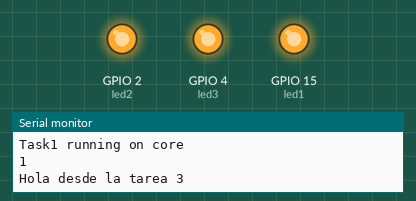
Simulated run of this program. Board: ESP32. On the bench: output pins drawn as LEDs (lit = HIGH), the last lines printed to the serial monitor.

Above: at 0.1 s.
At 3.05 s:
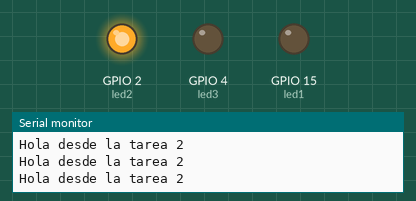
At 5.15 s:
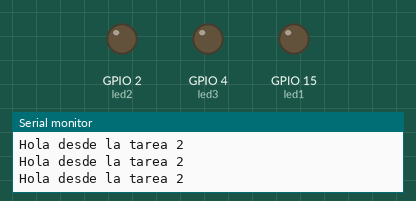
At 10.16 s:
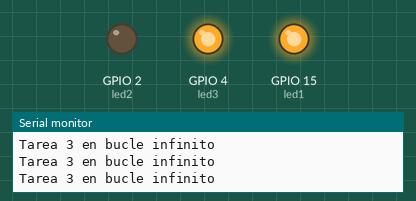
At 19.96 s:
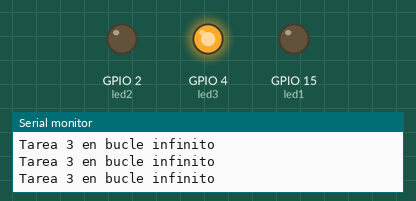
At 39.88 s:
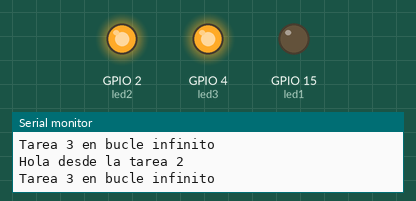
Timing chart, 0 to 40.0 s (numbered marks = the images above):
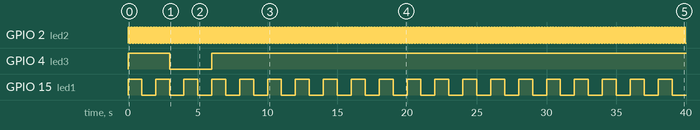

Measured:
- by itself, GPIO 2 (led2): alternates HIGH for 0.10 s and LOW for 0.10 s
- by itself, GPIO 4 (led3): HIGH → LOW at 3.0 s, → HIGH 3.0 s later
- by itself, GPIO 15 (led1): alternates HIGH for 1.0 s and LOW for 1.0 s

The program:

main.cpp
```cpp
#include <Arduino.h>

TaskHandle_t Task1;
TaskHandle_t Task2;
TaskHandle_t Task3;


const int led1 = 15;
const int led2 = 2;
const int led3 = 4;


void Task1code( void * pvParameters );
void Task2code( void * pvParameters );
void Task3code( void * pvParameters );


void setupTasks();
void setupPins();


void setup() {
Serial.begin(115200);
setupTasks();
setupPins();
delay(500);

}
void loop() {}

void setupTasks(){
  xTaskCreatePinnedToCore(
   Task1code,
    "Task_1",
    5000,
    NULL,
    1,
    &Task1,
    0); // Pin the task to core 0

  xTaskCreatePinnedToCore(
   Task2code,
    "Task_2",
    5000,
    NULL,
    1,
    &Task2,
    1); // Pin the task to core 1

  xTaskCreatePinnedToCore(
   Task3code,
    "Task_3",
    5000,
    NULL,
    1,
    &Task3,
    1); // Pin the task to core 1
}
void setupPins(){
  pinMode(led1, OUTPUT);
  pinMode(led2, OUTPUT);
  pinMode(led3, OUTPUT);
}
// --------------------------------------------------------------
//  ¿Por qué usar 'vTaskDelay()' en lugar de 'delay()'?
// En FreeRTOS, 'vTaskDelay()' suspende la tarea actual durante un
// número determinado de "ticks" del sistema, pero sin bloquear la CPU.
//
// Esto significa que mientras una tarea espera, el planificador de
// FreeRTOS puede ejecutar otras tareas en paralelo, aprovechando ambos
// núcleos del ESP32.
//
// En cambio, 'delay()' detiene completamente la ejecución del hilo
// donde se llama (bloquea el CPU), impidiendo que otras tareas corran
// y rompiendo el esquema multitarea.
//
// Por eso, en sistemas con FreeRTOS o múltiples núcleos, se debe usar:
//     vTaskDelay(pdMS_TO_TICKS(tiempo_ms));
// para lograr una pausa precisa y eficiente.
// --------------------------------------------------------------
void delayRTOS(int ms){
  vTaskDelay(ms / portTICK_PERIOD_MS);
}

void Task1code( void * pvParameters ){
  Serial.println("Task1 running on core ");
  Serial.println(xPortGetCoreID());

  for(;;){
    Serial.println("Hello from Task1");

    digitalWrite(led1, HIGH);
    delayRTOS(1000);
    digitalWrite(led1, LOW);
    delayRTOS(1000);
  }
}

void Task2code( void * pvParameters ){
  Serial.println("Task1 running on core ");
  Serial.println(xPortGetCoreID());

  for(;;){
    Serial.println("Hola desde la tarea 2");
    digitalWrite(led2, HIGH);
    delayRTOS(100);
    digitalWrite(led2, LOW);
    delayRTOS(100);
  }
}

void Task3code( void * pvParameters ){
  Serial.println("Task1 running on core ");
  Serial.println(xPortGetCoreID());

  for(;;){
    Serial.println("Hola desde la tarea 3");
    digitalWrite(led3, HIGH);
    delayRTOS(3000);
    digitalWrite(led3, LOW);
    delayRTOS(3000);

    while(true){
      Serial.println("Tarea 3 en bucle infinito");
      digitalWrite(led3, HIGH);
      delay(50);
    }
  }
}
```
